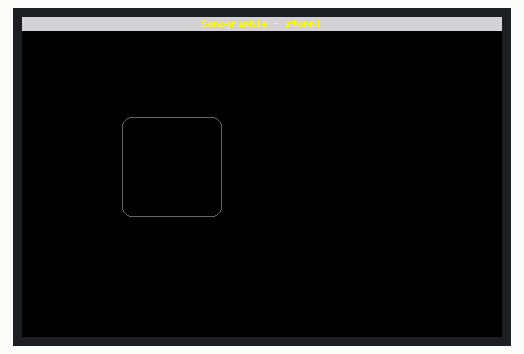
Simulated run of this sketch. Board: Arduino Uno, built with avr-gcc and run on an emulated ATmega328P. Shown: 480×320 colour display.

Above: at 0.46 s.
At 4.67 s:
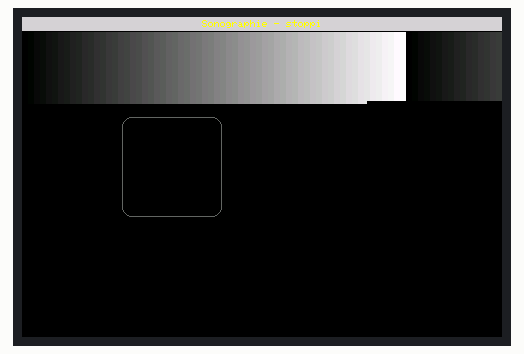
At 9.19 s:
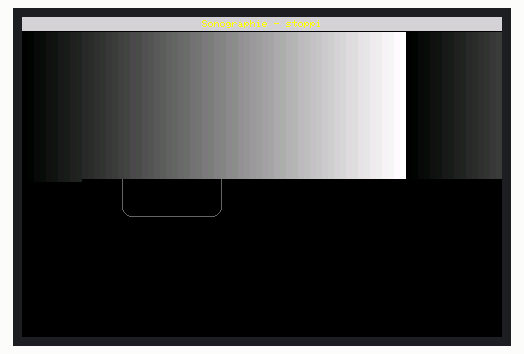
At 13.7 s:
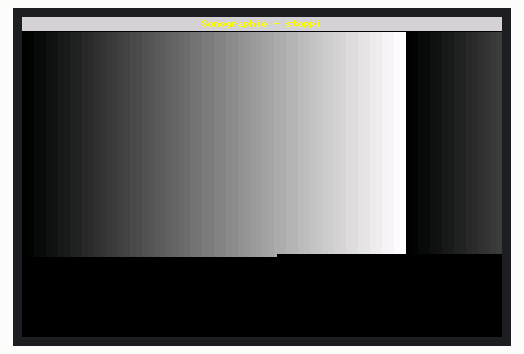
At 18.21 s:
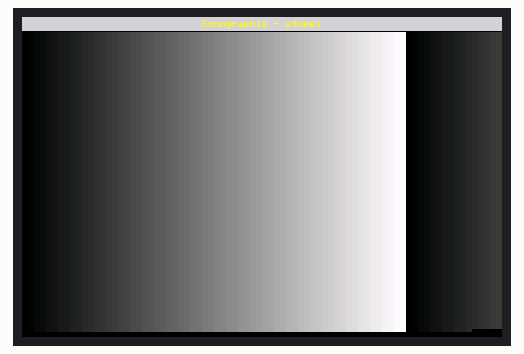
At 36.6 s:
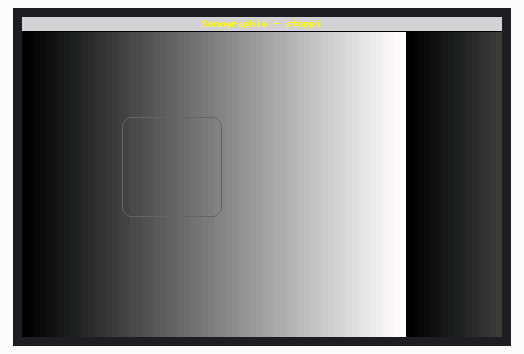

The sketch:

FG47TSPJU8N5EBK.ino
```cpp
#include <TFT_HX8357_Due.h> // Hardware-specific library

TFT_HX8357_Due tft = TFT_HX8357_Due();       // Invoke custom library

#define CENTRE 240

int gray_value;

void setup()
{
  Serial.begin(38400);

  // Setup the LCD
  tft.init();
  tft.setRotation(1);

  tft.fillScreen(TFT_BLACK);
}

void loop()
{


  tft.fillRect(0, 0, 480, 14, tft.color565(210, 210, 210));

  tft.setTextColor(tft.color565(255, 255, 0),tft.color565(210, 210, 210));

  tft.drawCentreString("Sonographie - stoppi", CENTRE, 3, 1);


  tft.drawRoundRect(100, 100, 100, 100, 10, (uint16_t)tft.color565(100, 100, 100));


  for(int j = 0; j < 102; j++)
     {
      for(int i = 0; i < 160; i++)
         {
          gray_value = 2*i; //random(255);

          tft.fillRect(i * 3, 15 + j * 3, 3, 3, (uint16_t) tft.color565(gray_value, gray_value, gray_value));   // Format = (x_start, y_start, x_Breite, y_Breite, Farbe)
                                                                                                     // ======================================================


          //tft.fillRect(i * 3, 15 + j * 3, 3, 3, tft.color565(0, 0, 0));   // Format = (x_start, y_start, x_Breite, y_Breite, Farbe)

          //tft.fillRect(100, 15 + 20, 2, 40, tft.color565(gray_value, gray_value, gray_value));

          delay(1);
         }
     }
}
```
